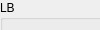
      <widget class="QWidget" name="page_lte">
       <property name="geometry">
        <rect>
         <x>0</x>
         <y>0</y>
         <width>100</width>
         <height>30</height>
        </rect>
       </property>
       <attribute name="label">
        <string>LTE</string>
       </attribute>
       <widget class="QWidget" name="layoutWidget">
        <property name="geometry">
         <rect>
          <x>0</x>
          <y>0</y>
          <width>771</width>
          <height>521</height>
         </rect>
        </property>
        <layout class="QHBoxLayout" name="horizontalLayout_bnads_lte">
         <item>
          <widget class="QGroupBox" name="groupBox_lb_lte">
           <property name="title">
            <string>LB</string>
           </property>
           <widget class="QWidget" name="layoutWidget_31">
            <property name="geometry">
             <rect>
              <x>10</x>
              <y>20</y>
              <width>231</width>
              <height>491</height>
             </rect>
            </property>
            <layout class="QGridLayout" name="gridLayout_lb_lte">
             <item row="0" column="0">
              <widget class="QCheckBox" name="b5_lte">
               <property name="text">
                <string>B5</string>
               </property>
              </widget>
             </item>
             <item row="0" column="1">
              <widget class="QCheckBox" name="b26_lte">
               <property name="text">
                <string>B26</string>
               </property>
              </widget>
             </item>
             <item row="1" column="0">
              <widget class="QCheckBox" name="b8_lte">
               <property name="text">
                <string>B8</string>
               </property>
              </widget>
             </item>
             <item row="1" column="1">
              <widget class="QCheckBox" name="b28_a_lte">
               <property name="enabled">
                <bool>true</bool>
               </property>
               <property name="statusTip">
                <string/>
               </property>
               <property name="text">
                <string>B28_A</string>
               </property>
               <property name="checkable">
                <bool>true</bool>
               </property>
               <property name="checked">
                <bool>false</bool>
               </property>
              </widget>
             </item>
             <item row="2" column="0">
              <widget class="QCheckBox" name="b12_lte">
               <property name="text">
                <string>B12</string>
               </property>
              </widget>
             </item>
             <item row="2" column="1">
              <widget class="QCheckBox" name="b28_b_lte">
               <property name="text">
                <string>B28_B</string>
               </property>
               <property name="checked">
                <bool>false</bool>
               </property>
              </widget>
             </item>
             <item row="3" column="0">
              <widget class="QCheckBox" name="b13_lte">
               <property name="text">
                <string>B13</string>
               </property>
              </widget>
             </item>
             <item row="3" column="1">
              <widget class="QCheckBox" name="b29_lte">
               <property name="text">
                <string>B29</string>
               </property>
              </widget>
             </item>
             <item row="4" column="0">
              <widget class="QCheckBox" name="b14_lte">
               <property name="text">
                <string>B14</string>
               </property>
              </widget>
             </item>
             <item row="4" column="1">
              <widget class="QCheckBox" name="b32_lte">
               <property name="text">
                <string>B32</string>
               </property>
              </widget>
             </item>
             <item row="5" column="0">
              <widget class="QCheckBox" name="b17_lte">
               <property name="text">
                <string>B17</string>
               </property>
              </widget>
             </item>
             <item row="5" column="1">
              <widget class="QCheckBox" name="b71_lte">
               <property name="text">
                <string>B71</string>
               </property>
              </widget>
             </item>
             <item row="6" column="0">
              <widget class="QCheckBox" name="b18_lte">
               <property name="text">
                <string>B18</string>
               </property>
              </widget>
             </item>
             <item row="7" column="0">
              <widget class="QCheckBox" name="b19_lte">
               <property name="text">
                <string>B19</string>
               </property>
              </widget>
             </item>
             <item row="8" column="0">
              <widget class="QCheckBox" name="b20_lte">
               <property name="text">
                <string>B20</string>
               </property>
              </widget>
             </item>
             <item row="6" column="1">
              <widget class="QCheckBox" name="b24_lte">
               <property name="text">
                <string>B24</string>
               </property>
              </widget>
             </item>
            </layout>
           </widget>
          </widget>
         </item>
         <item>
          <widget class="QGroupBox" name="groupBox_mb_lte">
           <property name="title">
            <string>MB</string>
           </property>
           <widget class="QWidget" name="layoutWidget_4">
            <property name="geometry">
             <rect>
              <x>10</x>
              <y>20</y>
              <width>231</width>
              <height>491</height>
             </rect>
            </property>
            <layout class="QGridLayout" name="gridLayout_mb_lte">
             <item row="2" column="1">
              <widget class="QCheckBox" name="b38_lte">
               <property name="text">
                <string>B38</string>
               </property>
              </widget>
             </item>
             <item row="0" column="1">
              <widget class="QCheckBox" name="b39_lte">
               <property name="enabled">
                <bool>true</bool>
               </property>
               <property name="statusTip">
                <string/>
               </property>
               <property name="text">
                <string>B39</string>
               </property>
               <property name="checkable">
                <bool>true</bool>
               </property>
               <property name="checked">
                <bool>false</bool>
               </property>
              </widget>
             </item>
             <item row="7" column="0">
              <widget class="QCheckBox" name="b66_lte">
               <property name="text">
                <string>B66</string>
               </property>
              </widget>
             </item>
             <item row="8" column="0">
              <widget class="QCheckBox" name="b21_lte">
               <property name="text">
                <string>B21</string>
               </property>
              </widget>
             </item>
             <item row="4" column="0">
              <widget class="QCheckBox" name="b7_lte">
               <property name="text">
                <string>B7</string>
               </property>
              </widget>
             </item>
             <item row="6" column="0">
              <widget class="QCheckBox" name="b25_lte">
               <property name="text">
                <string>B25</string>
               </property>
              </widget>
             </item>
             <item row="0" column="0">
              <widget class="QCheckBox" name="b1_lte">
               <property name="text">
                <string>B1</string>
               </property>
              </widget>
             </item>
             <item row="1" column="0">
              <widget class="QCheckBox" name="b2_lte">
               <property name="text">
                <string>B2</string>
               </property>
              </widget>
             </item>
             <item row="1" column="1">
              <widget class="QCheckBox" name="b40_lte">
               <property name="text">
                <string>B40</string>
               </property>
               <property name="checked">
                <bool>false</bool>
               </property>
              </widget>
             </item>
             <item row="3" column="1">
              <widget class="QCheckBox" name="b41_lte">
               <property name="text">
                <string>B41</string>
               </property>
              </widget>
             </item>
             <item row="5" column="0">
              <widget class="QCheckBox" name="b30_lte">
               <property name="text">
                <string>B30</string>
               </property>
              </widget>
             </item>
             <item row="2" column="0">
              <widget class="QCheckBox" name="b3_lte">
               <property name="text">
                <string>B3</string>
               </property>
              </widget>
             </item>
             <item row="4" column="1">
              <widget class="QCheckBox" name="b23_lte">
               <property name="text">
                <string>B23</string>
               </property>
              </widget>
             </item>
             <item row="3" column="0">
              <widget class="QCheckBox" name="b4_lte">
               <property name="text">
                <string>B4</string>
               </property>
              </widget>
             </item>
            </layout>
           </widget>
          </widget>
         </item>
         <item>
          <widget class="QGroupBox" name="groupBox_uhb_lte">
           <property name="title">
            <string>UHB</string>
           </property>
           <widget class="QWidget" name="layoutWidget_5">
            <property name="geometry">
             <rect>
              <x>10</x>
              <y>20</y>
              <width>231</width>
              <height>121</height>
             </rect>
            </property>
            <layout class="QGridLayout" name="gridLayout_uhb_lte">
             <item row="1" column="0">
              <widget class="QCheckBox" name="b48_lte">
               <property name="text">
                <string>B48</string>
               </property>
              </widget>
             </item>
             <item row="0" column="0">
              <widget class="QCheckBox" name="b42_lte">
               <property name="text">
                <string>B42</string>
               </property>
              </widget>
             </item>
            </layout>
           </widget>
          </widget>
         </item>
        </layout>
       </widget>
      </widget>
